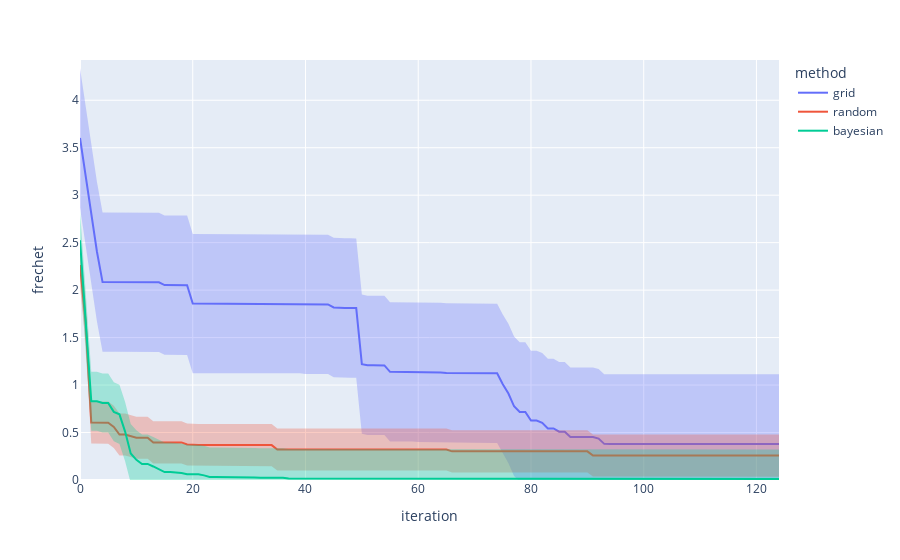

The cell this chart's notebook holds for it:
### Markdown cell above
### Visualization
As we might expect, Bayesian optimization outperforms random search while grid and
random search are on par with each other.

### Code cell
# import plotly.express as px
from self_driving_lab_demo.utils.plotting import line

fig = line(
    data_frame=results_df,
    x="iteration",
    y=objective_name,
    error_y="std",
    error_y_mode="band",
    color="method",
)
max_y = (results_df[objective_name] + results_df["std"]).max()
fig.update_yaxes(range=[0.0, max_y*1.02])
fig
